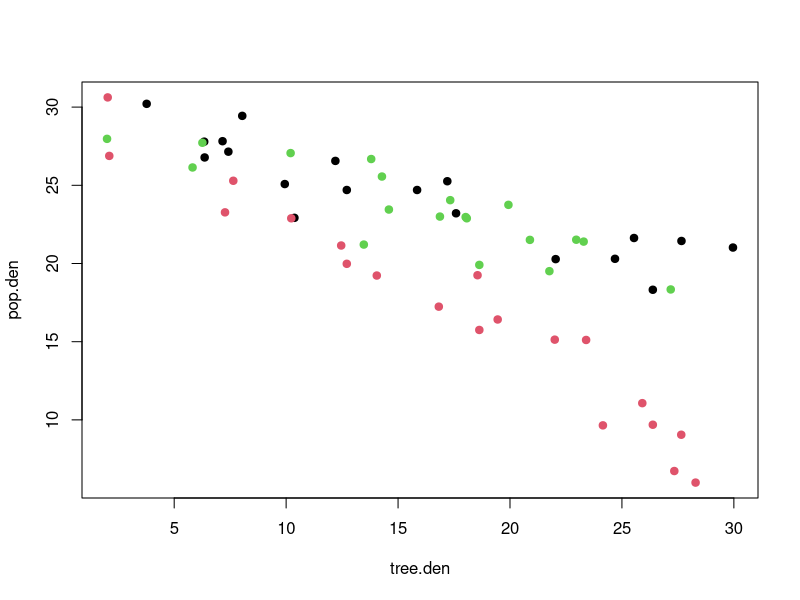
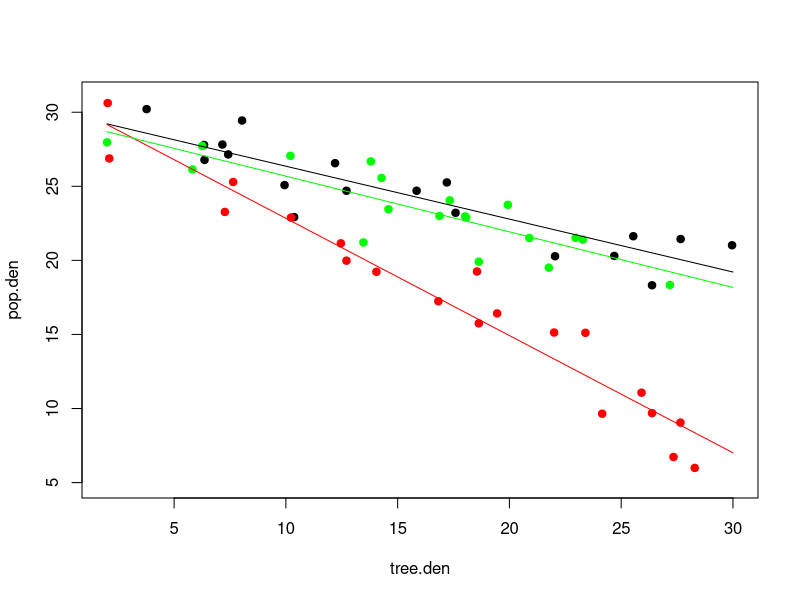

These charts were generated, in order, by the following R code:
# Import data
setwd("C:/Users/Ayaan Dutt/OneDrive/Desktop/College/Statistical Models")

bf <- read.csv("butterfly_data.csv", na.strings = c("", " ", "na", "NA", "N/A"))

# Response = butterfly population density
# Predictor = tree density

# With interaction, coeff of tree.den changes wrt pop.den for different protection categories
# Without interaction, coeff of tree.den is same wrt to pop.den for different protection categories, only differ by intercept

bf$protection = factor(bf$protection) # Categorise protection status

##ANCOVA with a categorical variable and continuous variable
mod1 = lm(pop.den ~ tree.den*protection, data=bf) # Interaction model
mod1.add = update(mod1, .~-tree.den:protection) # Independent model

anova(mod1, mod1.add, test="F")

### PLOTTING ###
# Note: colors are assigned by alphabetical order of category 
plot(pop.den ~ tree.den, col=as.factor(protection), pch=19, data=bf) 

# Alternative plotting syntax
plot(pop.den ~ tree.den, data=subset(bf, protection=="Full"),
     xlim=c(2,30), ylim=c(5,31), pch=19, col="black")
points(pop.den ~ tree.den, data=subset(bf, protection=="None"), col='red', pch=19)
points(pop.den ~ tree.den, data=subset(bf, protection=="Partial"), col='green', pch=19)

### FITTING THE PLOT ###
mod.est=coef(mod1)

curve(mod.est["(Intercept)"] + mod.est["tree.den"] * x, add=TRUE, col='black')
curve(mod.est["(Intercept)"] + mod.est["protectionNone"] +
        (mod.est["tree.den"] + mod.est["tree.den:protectionNone"]) * x,
      add=TRUE, col='red')
curve(mod.est["(Intercept)"] + mod.est["protectionPartial"] +
        (mod.est["tree.den"] + mod.est["tree.den:protectionPartial"]) * x,
      add=TRUE, col="green")

# We find that there seems to be a strong interaction for no protection, 
# but very little difference between partial and full protection 